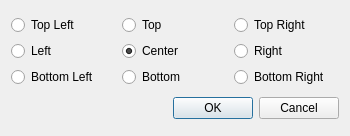
<?xml version="1.0" encoding="UTF-8"?>
<ui version="4.0">
 <class>dialogGridCenterSelect</class>
 <widget class="QDialog" name="dialogGridCenterSelect">
  <property name="geometry">
   <rect>
    <x>0</x>
    <y>0</y>
    <width>350</width>
    <height>136</height>
   </rect>
  </property>
  <property name="sizePolicy">
   <sizepolicy hsizetype="Preferred" vsizetype="Preferred">
    <horstretch>0</horstretch>
    <verstretch>0</verstretch>
   </sizepolicy>
  </property>
  <property name="windowTitle">
   <string>Grid Center Position</string>
  </property>
  <layout class="QVBoxLayout" name="verticalLayout">
   <item>
    <layout class="QGridLayout" name="gridLayout">
     <item row="2" column="0">
      <widget class="QRadioButton" name="radioButton_BL">
       <property name="text">
        <string>Bottom Left</string>
       </property>
       <attribute name="buttonGroup">
        <string notr="true">centerSelectBtnGroup</string>
       </attribute>
      </widget>
     </item>
     <item row="1" column="1">
      <widget class="QRadioButton" name="radioButton_C">
       <property name="text">
        <string>Center</string>
       </property>
       <property name="checked">
        <bool>true</bool>
       </property>
       <attribute name="buttonGroup">
        <string notr="true">centerSelectBtnGroup</string>
       </attribute>
      </widget>
     </item>
     <item row="2" column="1">
      <widget class="QRadioButton" name="radioButton_B">
       <property name="text">
        <string>Bottom</string>
       </property>
       <attribute name="buttonGroup">
        <string notr="true">centerSelectBtnGroup</string>
       </attribute>
      </widget>
     </item>
     <item row="0" column="0">
      <widget class="QRadioButton" name="radioButton_TL">
       <property name="text">
        <string>Top Left</string>
       </property>
       <attribute name="buttonGroup">
        <string notr="true">centerSelectBtnGroup</string>
       </attribute>
      </widget>
     </item>
     <item row="1" column="0">
      <widget class="QRadioButton" name="radioButton_L">
       <property name="text">
        <string>Left</string>
       </property>
       <attribute name="buttonGroup">
        <string notr="true">centerSelectBtnGroup</string>
       </attribute>
      </widget>
     </item>
     <item row="0" column="1">
      <widget class="QRadioButton" name="radioButton_T">
       <property name="text">
        <string>Top</string>
       </property>
       <property name="checked">
        <bool>false</bool>
       </property>
       <attribute name="buttonGroup">
        <string notr="true">centerSelectBtnGroup</string>
       </attribute>
      </widget>
     </item>
     <item row="2" column="2">
      <widget class="QRadioButton" name="radioButton_BR">
       <property name="text">
        <string>Bottom Right</string>
       </property>
       <attribute name="buttonGroup">
        <string notr="true">centerSelectBtnGroup</string>
       </attribute>
      </widget>
     </item>
     <item row="1" column="2">
      <widget class="QRadioButton" name="radioButton_R">
       <property name="text">
        <string>Right</string>
       </property>
       <attribute name="buttonGroup">
        <string notr="true">centerSelectBtnGroup</string>
       </attribute>
      </widget>
     </item>
     <item row="0" column="2">
      <widget class="QRadioButton" name="radioButton_TR">
       <property name="text">
        <string>Top Right</string>
       </property>
       <attribute name="buttonGroup">
        <string notr="true">centerSelectBtnGroup</string>
       </attribute>
      </widget>
     </item>
    </layout>
   </item>
   <item>
    <widget class="QDialogButtonBox" name="buttonBox">
     <property name="orientation">
      <enum>Qt::Horizontal</enum>
     </property>
     <property name="standardButtons">
      <set>QDialogButtonBox::Cancel|QDialogButtonBox::Ok</set>
     </property>
    </widget>
   </item>
  </layout>
 </widget>
 <resources/>
 <connections>
  <connection>
   <sender>buttonBox</sender>
   <signal>accepted()</signal>
   <receiver>dialogGridCenterSelect</receiver>
   <slot>accept()</slot>
   <hints>
    <hint type="sourcelabel">
     <x>248</x>
     <y>254</y>
    </hint>
    <hint type="destinationlabel">
     <x>157</x>
     <y>274</y>
    </hint>
   </hints>
  </connection>
  <connection>
   <sender>buttonBox</sender>
   <signal>rejected()</signal>
   <receiver>dialogGridCenterSelect</receiver>
   <slot>reject()</slot>
   <hints>
    <hint type="sourcelabel">
     <x>316</x>
     <y>260</y>
    </hint>
    <hint type="destinationlabel">
     <x>286</x>
     <y>274</y>
    </hint>
   </hints>
  </connection>
 </connections>
 <buttongroups>
  <buttongroup name="centerSelectBtnGroup"/>
 </buttongroups>
</ui>
